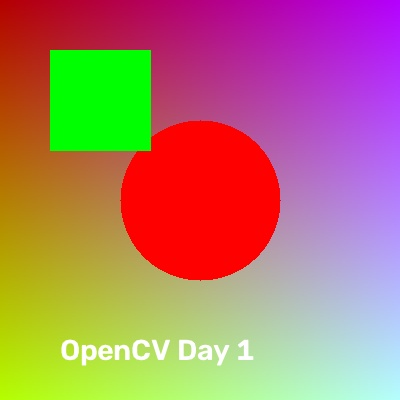
#> input picture sample.jpg, 400 x 400 px
$ python q14_split_channels.py
#> lines starting #> are read from the running program, lines starting #| are printed output that depends on the picture
"""
Q14. Split a color image into its B, G, and R channels and display each channel.

1. Approach/Logic:
   - Read color image with `cv2.imread()`.
   - Use `cv2.split(img)` to decompose the image into 3 separate 2D matrices: `b`, `g`, and `r`.
   - Alternatively, note that NumPy slicing `img[:, :, 0]` is computationally more efficient.
   - When displayed directly as 2D matrices, each channel appears as a grayscale intensity map representing the brightness of that color.
   - Save the individual channel images and display them.

4. Short Explanation of Important Functions Used:
   - `cv2.split(m)`: Divides a multi-channel array into several single-channel arrays.
   - `cv2.imshow(winname, mat)`: Renders each single channel.

5. Observation/Result:
   - Each channel is a 2D array of shape (H, W). Regions with high blue intensity appear bright white in the Blue channel image, and dark in regions with little or no blue.
"""

import cv2
import sys

def main():
    image_path = "sample.jpg"
    img = cv2.imread(image_path)
#> img is the input picture: shape (400, 400, 3); mean B, G, R 108.6, 123.4, 178.5

    if img is None:
        print(f"Error: Unable to load '{image_path}'")
        sys.exit(1)

    # 1. Split using cv2.split
    b, g, r = cv2.split(img)
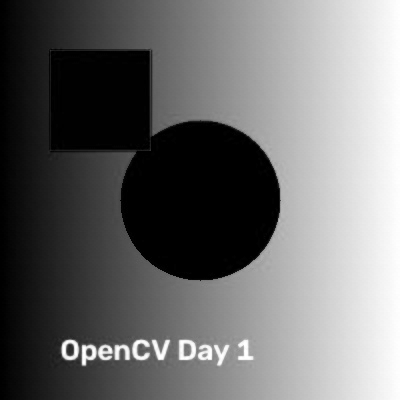
#> b: shape (400, 400); min 0, max 255, mean 108.6
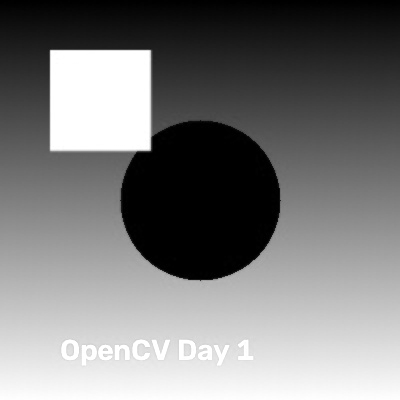
#> g: shape (400, 400); min 0, max 255, mean 123.4
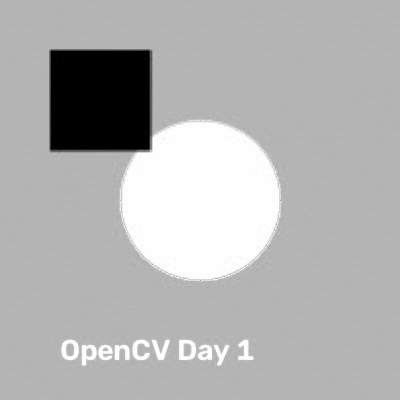
#> r: shape (400, 400); min 0, max 255, mean 178.5

    print("=" * 45)
    print("SPLIT CHANNELS INFORMATION")
    print("=" * 45)
    print(f"Original Shape : {img.shape}")
#| Original Shape : (400, 400, 3)
    print(f"Blue Channel   : shape={b.shape}, min={b.min()}, max={b.max()}")
#| Blue Channel   : shape=(400, 400), min=0, max=255
    print(f"Green Channel  : shape={g.shape}, min={g.min()}, max={g.max()}")
#| Green Channel  : shape=(400, 400), min=0, max=255
    print(f"Red Channel    : shape={r.shape}, min={r.min()}, max={r.max()}")
#| Red Channel    : shape=(400, 400), min=0, max=255
    print("=" * 45)

    # Save channels
    cv2.imwrite("output_channel_blue.png", b)
    cv2.imwrite("output_channel_green.png", g)
    cv2.imwrite("output_channel_red.png", r)
    print("Saved individual channel images to disk.")

    # Display channels
    cv2.imshow("Original BGR Image", img)
    cv2.imshow("Blue Channel (Grayscale Intensity)", b)
    cv2.imshow("Green Channel (Grayscale Intensity)", g)
    cv2.imshow("Red Channel (Grayscale Intensity)", r)

    print("Press any key to close windows (auto-close in 3s)...")
    cv2.waitKey(3000)
    cv2.destroyAllWindows()

if __name__ == "__main__":
    main()
